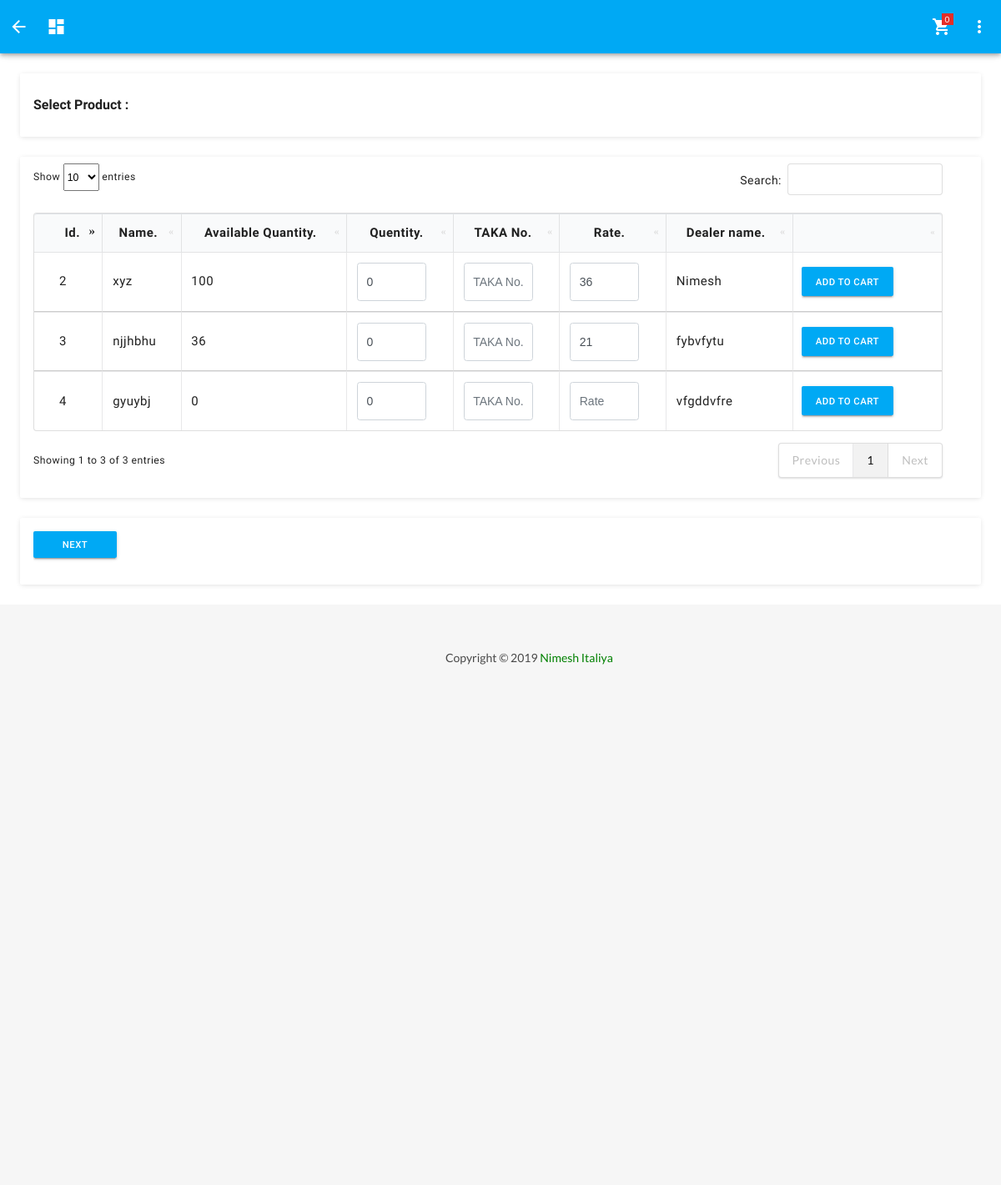
/pages/forms/product-list.php (signed in), run on the app's committed database.
### tables this page shows
CREATE TABLE IF NOT EXISTS `products` (
  `product_id` int(10) NOT NULL,
  `product_name` varchar(30) NOT NULL,
  `available_quantity` varchar(10) DEFAULT '0',
  `hsn_no` int(10) DEFAULT NULL,
  `rate` varchar(10) NOT NULL,
  `dealer_name` varchar(30) NOT NULL,
  `username` varchar(30) NOT NULL,
  PRIMARY KEY (`username`,`product_id`)
);

### pages/forms/product-list.php (the view, shortened to what this page needs)
<!DOCTYPE html>
<html lang="en">
<head>
	<link href="../../css/bootstrap.min.css" rel="stylesheet" id="bootstrap-css">
    <link rel="stylesheet" href="../../css/login_form.css">
    <link rel="stylesheet" href="../../node_modules/mdi/css/materialdesignicons.min.css">
    <link rel="stylesheet" href="../../css/style.css">
      <link rel="stylesheet" href="../../css/semantic.min.css">
      <link rel="stylesheet" href="../../css/dataTables.semanticui.min.css">
</head>
<body>
  <div class="body-wrapper">
    <header class="mdc-toolbar mdc-elevation--z4 mdc-toolbar--fixed">
      <div class="mdc-toolbar__row">
		  <section class="mdc-toolbar__section mdc-toolbar__section--align-start">
			  <div class="mdc-menu-anchor">
				<a href="javascript:history.go(-1)" title="Return to the previous page" class="mdc-toolbar__icon toggle mdc-ripple-surface" data-mdc-auto-init="MDCRipple">
					<i class="material-icons">arrow_back</i>
				</a>
			  </div>
			  <div class="mdc-menu-anchor">
                <a href="../../dashboard.php" class="mdc-toolbar__icon toggle mdc-ripple-surface" data-mdc-auto-init="MDCRipple">
                  <i class="material-icons">dashboard</i>
                </a>
              </div>
          </section>
        <section class="mdc-toolbar__section mdc-toolbar__section--align-end" role="toolbar">
          <div class="mdc-menu-anchor">
            <a href="selected-product-list.php" class="mdc-toolbar__icon toggle mdc-ripple-surface" data-mdc-auto-init="MDCRipple">
              <i class="material-icons">shopping_cart</i>
              	<span class="dropdown-count" id="span_quantity">
				<?php
				include ("../../DBconfig.php");
				$user_name = $_SESSION["user_name"];
				$sql = "SELECT COUNT(id) count FROM bill_data WHERE username = '$user_name';";
              	$result = mysqli_query($conn, $sql);
              	if (mysqli_num_rows($result) > 0) {
                  	$row = mysqli_fetch_assoc($result);
                  	echo $row["count"];
              	}else {
                  	echo "0";
              	}
				?>
		  		</span>
            </a>
          </div>
          <div class="mdc-menu-anchor mr-1">
            <a href="#" class="mdc-toolbar__icon toggle mdc-ripple-surface" data-toggle="dropdown" toggle-dropdown="logout-menu" data-mdc-auto-init="MDCRipple">
              <i class="material-icons">more_vert</i>
            </a>
          </div>
        </section>
      </div>
    </header>
    <div class="page-wrapper mdc-toolbar-fixed-adjust">
        <div class="mdc-layout-grid">
          <div class="mdc-layout-grid__inner">
			  <div class="mdc-layout-grid__cell stretch-card mdc-layout-grid__cell--span-12">
				<div class="mdc-card">
				  <section class="mdc-card__primary">
					<h1 class="mdc-card__title mdc-card__title--large">Select Product :</h1>
				  </section>
				</div>
			  </div>
            <div class="mdc-layout-grid__cell stretch-card mdc-layout-grid__cell--span-12">
              <div class="mdc-card">
                <section class="mdc-card__supporting-text">
                    <div class="mdc-layout-grid__inner">
                        <div class="mdc-layout-grid__cell mdc-layout-grid__cell--span-12-desktop">
                          <div class="template-demo">
                            <div id="demo-tf-box-wrapper">
                                <div class="container">
                                    <table id="example" class="ui celled table" style="width:100%">
                                                <thead>
                                                    <tr>
                                                        <th style="text-align: center; vertical-align: inherit; font-size: 15px;">Id.</th>
                				                        <th style="text-align: center; vertical-align: inherit; font-size: 15px;">Name.</th>
                				                        <th style="text-align: center; vertical-align: inherit; font-size: 15px;">Available Quantity.</th>
														<th style="text-align: center; vertical-align: inherit; font-size: 15px;">Quentity.</th>
														<th style="text-align: center; vertical-align: inherit; font-size: 15px;">TAKA No.</th>
														<th style="text-align: center; vertical-align: inherit; font-size: 15px;">Rate.</th>
                				                        <th style="text-align: center; vertical-align: inherit; font-size: 15px;">Dealer name.</th>
														<th></th>
                                                    </tr>
                                                </thead>
                                                <tbody>
                                                    <?php
            				                        if(isset($_SESSION["user_name"])) {
            				                            include ("../../DBconfig.php");
            				                            $user_name = $_SESSION["user_name"];
            				                            $sql = "SELECT * FROM products where username = '$user_name';";
            				                            $result = mysqli_query($conn, $sql);
            				                            if (mysqli_num_rows($result) > 0){
            				                                while($row = mysqli_fetch_assoc($result)){
																$product_id = $row['product_id'];
																$sql_ = "SELECT SUM(quantity) quantity FROM bill_data where username = '$user_name' AND product_id = $product_id;";
																$result_ = mysqli_query($conn, $sql_);
		            				                            if (mysqli_num_rows($result_) > 0){
		            				                                $row_ = mysqli_fetch_assoc($result_);
																	echo "<tr>" .
            				                                        " <td style=\"text-align: left; vertical-align: inherit; font-size: 15px;\">$row[product_id]</td>" .
            				                                        " <td style=\"text-align: left; vertical-align: inherit; font-size: 15px;\">$row[product_name]</td>" .
            				                                        " <td style=\"text-align: left; vertical-align: inherit; font-size: 15px;\">" . (((float)$row['available_quantity'])-((float)$row_['quantity'])) . "</td>" .
																	" <td style=\"text-align: left; vertical-align: inherit; font-size: 15px;\"><input type='text' class='form-control' id='quantity' style='width:60px' placeholder='Quantity' onfocus='onfocus_fun(this);' onfocusout='onfocusout_fun(this);' name='quantity' value='0'></td>" .
																	" <td style=\"text-align: left; vertical-align: inherit; font-size: 15px;\"><input type='text' class='form-control' id='taka_no' style='width:60px' placeholder='TAKA No.' name='taka_no'></td>" .
																	" <td style=\"text-align: left; vertical-align: inherit; font-size: 15px;\"><input type='text' class='form-control' id='rate' style='width:60px' placeholder='Rate' name='quantity' value=" . $row['rate'] . "></td>" .
																	" <td style=\"text-align: left; vertical-align: inherit; font-size: 15px;\">$row[dealer_name]</td>" .
																	" <td><div id='demo-tf-box-wrapper'><div class='mdc-list-item mdc-drawer-item purchase-link' ><button onclick='addToCart(this)' class='mdc-button mdc-button--raised mdc-button--dense mdc-ripple-upgraded' data-mdc-auto-init='MDCRipple' style='--mdc-ripple-fg-size:44.925px;height:35px; width: 110px; --mdc-ripple-fg-scale:2.03509; --mdc-ripple-fg-translate-start:21.9125px, -4.86249px; --mdc-ripple-fg-translate-end:14.975px, -6.4625px;'>Add To Cart</button></div></div></td>" . "</tr>";
            				                                    }
															}
														}
            				                        }
            				                        ?>
                                                </tbody>
                                            </table>
                                </div>
                            </div>
                          </div>
                        </div>
                    </div>
                </section>
            </div>
        </div>
		<div class="mdc-layout-grid__cell stretch-card mdc-layout-grid__cell--span-12">
          <div class="mdc-card">
              <section class="mdc-card__supporting-text">
                  <div class="mdc-layout-grid__inner">
                      <div class="mdc-layout-grid__cell mdc-layout-grid__cell--span-2-desktop">
                        <div class="template-demo">
                          <div id="demo-tf-box-wrapper">
                                <div class="mdc-list-item mdc-drawer-item purchase-link">
                                    <a href="selected-product-list.php">
                                    	<input type="button" style="width: 100px;" value="next" class="mdc-button mdc-button--raised mdc-button--dense mdc-drawer-link" data-mdc-auto-init="MDCRipple">
                                    </a>
                                </div>
                          </div>
                      </div>
                      </div>
                  </div>
              </section>
          </div>
         </div>
    </div>
</div>
<main class="content-wrapper">
    <?php include("../../partials/_footer.php"); ?>
</main>    </div>
    </div>
</body>
</html>

### partials/_footer.php
<footer>
    <div class="mdc-layout-grid">
        <div class="mdc-layout-grid__inner">
            <div class="mdc-layout-grid__cell stretch-card mdc-layout-grid__cell--span-6">
                <span class="text-muted">Copyright © 2019 <a class="text-green" href="#">Nimesh Italiya</a></span>
            </div>
        </div>
    </div>
</footer>

### css/login_form.css (style rules this page uses)
body { background-color: #25274d; }

### pages/forms/product-list.php (style rules this page uses)
th, td { text-align: left; vertical-align: top; font-size: 15px; }

### data on the page
products: product "2", product_name "xyz", available_quantity "100", quantity "36", dealer_name "Nimesh"
products: product "3", product_name "njjhbhu", available_quantity "36", quantity "21", dealer_name "fybvfytu"
products: product "4", product_name "gyuybj", quantity "0", dealer_name "vfgddvfre"

### other printed values
$row["count"] "0"
